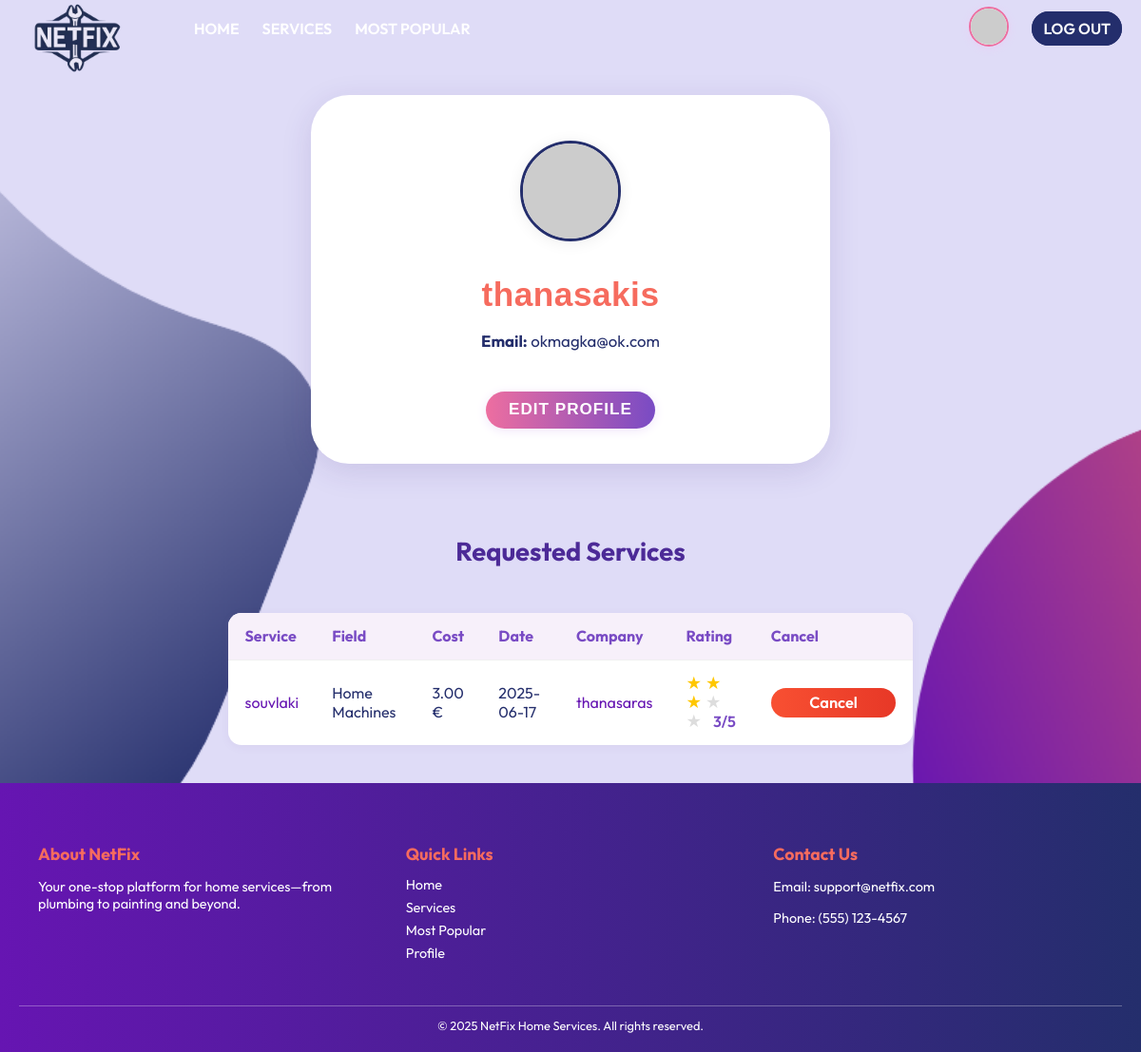
The app's page /accounts/customer/thanasakis/ (signed in), older data.
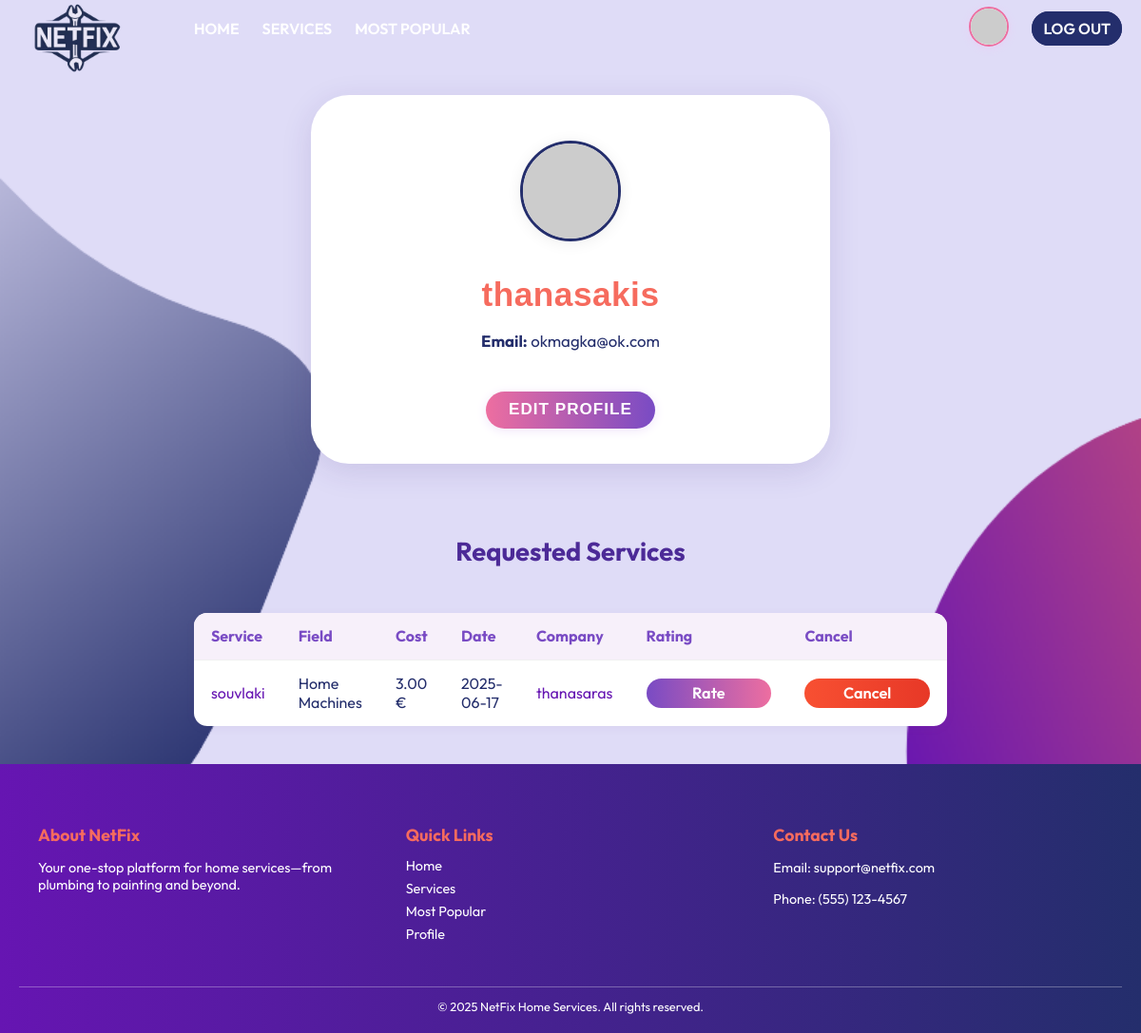
The same page, newer data.
### services/models.py (models this page shows, shortened)
class ServiceRequest(models.Model):
    customer = models.ForeignKey(Customer, on_delete=models.CASCADE)
    service = models.ForeignKey(Service, on_delete=models.CASCADE , related_name = 'requests')
    address = models.CharField(max_length=255)
    hours = models.PositiveIntegerField()
    requested_at = models.DateTimeField(auto_now_add=True)
    rating = models.PositiveSmallIntegerField(null=True, blank=True)

class Service(models.Model):
    FIELD_CHOICES = (
        ('Air Conditioner', 'Air Conditioner'),
        ('Carpentry', 'Carpentry'),
        ('Electricity', 'Electricity'),
        ('Gardening', 'Gardening'),
        ('Home Machines', 'Home Machines'),
        ('Housekeeping', 'Housekeeping'),  # Fixed spelling!
        ('Interior Design', 'Interior Design'),
        ('Locks', 'Locks'),
        ('Painting', 'Painting'),
        ('Plumbing', 'Plumbing'),
        ('Water Heaters', 'Water Heaters'),
    )
    company = models.ForeignKey(Company, on_delete=models.CASCADE)
    name = models.CharField(max_length=40)
    description = models.TextField()
    price_per_hour = models.DecimalField(decimal_places=2, max_digits=7)
    rating = models.IntegerField(
        validators=[MinValueValidator(0), MaxValueValidator(5)],
        default=0
    )
    field = models.CharField(max_length=30, choices=FIELD_CHOICES)
    date_created = models.DateTimeField(auto_now_add=True)

### users/models.py (models this page shows, shortened)
class Company(models.Model):
    FIELD_CHOICES = [
        ("Air Conditioner", "Air Conditioner"),
        ("All in One",      "All in One"),
        ("Carpentry",       "Carpentry"),
        ("Electricity",     "Electricity"),
        ("Gardening",       "Gardening"),
        ("Home Machines",   "Home Machines"),
        ("Housekeeping",    "Housekeeping"),
        ("Interior Design", "Interior Design"),
        ("Locks",           "Locks"),
        ("Painting",        "Painting"),
        ("Plumbing",        "Plumbing"),
        ("Water Heaters",   "Water Heaters"),
    ]
    user = models.OneToOneField(
        User,
        on_delete=models.CASCADE,
        primary_key=True,
        related_name="company_profile"
    )
    field_of_work = models.CharField(
        max_length=30,
        choices=FIELD_CHOICES,
        default="All in One",
    )
    rating = models.IntegerField(
        validators=[MinValueValidator(0), MaxValueValidator(5)],
        default=0,
    )
    avatar_index = models.CharField(
        max_length=2,
        default='1',
        choices=[(str(i), f"Avatar {i}") for i in "123456789ABCDEFGHIJK"]
    )

class User(AbstractUser):
    is_company = models.BooleanField(default=False)
    is_customer = models.BooleanField(default=False)
    email = models.CharField(max_length=100, unique=True)

### users/views.py (the view, shortened to what this page needs)
@login_required
def customer_profile(request, username):
    user = get_object_or_404(User, username=username, is_customer=True)
    customer = get_object_or_404(Customer, user=user)
    service_requests = ServiceRequest.objects.filter(customer=customer).order_by('-requested_at')
    for req in service_requests:
        req.total_cost = req.hours * req.service.price_per_hour
    edit_mode = request.GET.get('edit') == '1' and request.user == customer.user
    return render(request, 'users/customer_profile.html', {
        'customer': customer,
        'service_requests': service_requests,
        'edit_mode': edit_mode,
        'profile_user': customer.user,
    })

### users/templates/users/customer_profile.html (shortened to what this page needs)
{% extends 'main/base.html' %}
{% load static %}
{% block content %}
<div class="profile-container">
    <div class="profile-card">
        <form id="profile-form" method="post" autocomplete="off">
            <div style="text-align: center;">
                <img
                    id="main-avatar"
                    src="https://api.dicebear.com/7.x/bottts/svg?seed={{ customer.user.username }}{{ customer.avatar_index|default:'1' }}"
                    class="avatar-main-img"
                    style="margin-bottom: 1.5rem; cursor:{% if edit_mode %}pointer{% else %}default{% endif %};"
                />
            </div>
            <div class="profile-name">{{ customer.user.username }}</div>
            <div class="profile-details">
                <div><strong>Email:</strong> {{ customer.user.email }}</div>
            </div>
            {% if edit_mode %}
                <input type="text" name="username" value="{{ customer.user.username }}" class="form-control mb-2" required>
                <input type="email" name="email" value="{{ customer.user.email }}" class="form-control mb-2" required>
                <input type="date" name="birth" value="{{ customer.birth|date:'Y-m-d' }}" class="form-control mb-2" required>
                <input type="hidden" name="avatar_index" id="avatar_index" value="{{ customer.avatar_index|default:'1' }}">
                <button class="save-btn" type="submit">Save</button>
            {% else %}
                {% if user == customer.user %}
                    <button type="button" class="edit-btn" onclick="window.location.href='?edit=1'">Edit Profile</button>
                {% endif %}
            {% endif %}
        </form>
    </div>
</div>
<div class="services-section">
    <div class="services-title">Requested Services</div>
    <table class="requested-services-table">
        <thead>
        <tr>
            <th>Service</th>
            <th>Field</th>
            <th>Cost</th>
            <th>Date</th>
            <th>Company</th>
            <th>Rating</th>
            <th>Cancel</th>
        </tr>
        </thead>
        <tbody>
        {% for req in service_requests %}
            <tr>
                <td>
                    <a href="{% url 'services:index' req.service.id %}">
                        {{ req.service.name }}
                    </a>
                </td>
                <td>{{ req.service.field }}</td>
                <td>{{ req.total_cost }} €</td>
                <td>{{ req.requested_at|date:"Y-m-d" }}</td>
                <td>
                    <a href="{% url 'users:company_profile' req.service.company.user %}">
                        {{ req.service.company.user }}
                    </a>
                </td>
                <td>
                    {% if req.rating %}
                        <span class="rated">
                            {% for i in "12345" %}
                                <span style="color: {%  if forloop.counter <= req.rating %}#ffc700 {% else %}#ddd{% endif %}; font-size:1.15em; line-height:1;">
                                    &#9733;
                                </span>
                            {% endfor %}
                            <span style="font-weight:600; color:#794bc4; margin-left:0.5em;">{{ req.rating }}/5</span>
                        </span>
                    {% else %}
                        <a href="{% url 'services:rate_service' req.id %}" class="table-action-btn">Rate</a>
                    {% endif %}
                </td>
                <td>
                    <form method="post" action="{% url 'services:cancel_service_request' req.id %}" style="display:inline;">
                        <a href="{% url 'services:cancel_service_request' req.id %}" class="cancel-btn table-action-btn">
                            Cancel
                        </a>
                    </form>
                </td>
            </tr>
        {% empty %}
            <tr>
                <td colspan="7" style="text-align:center;">No services requested yet.</td>
            </tr>
        {% endfor %}
        </tbody>
    </table>
</div>
{% endblock %}

Row changes from the older to the newer data that the page shows:
changed ServiceRequest "souvlaki": rating "3" → (not shown); rating "/5" → "Rate"
